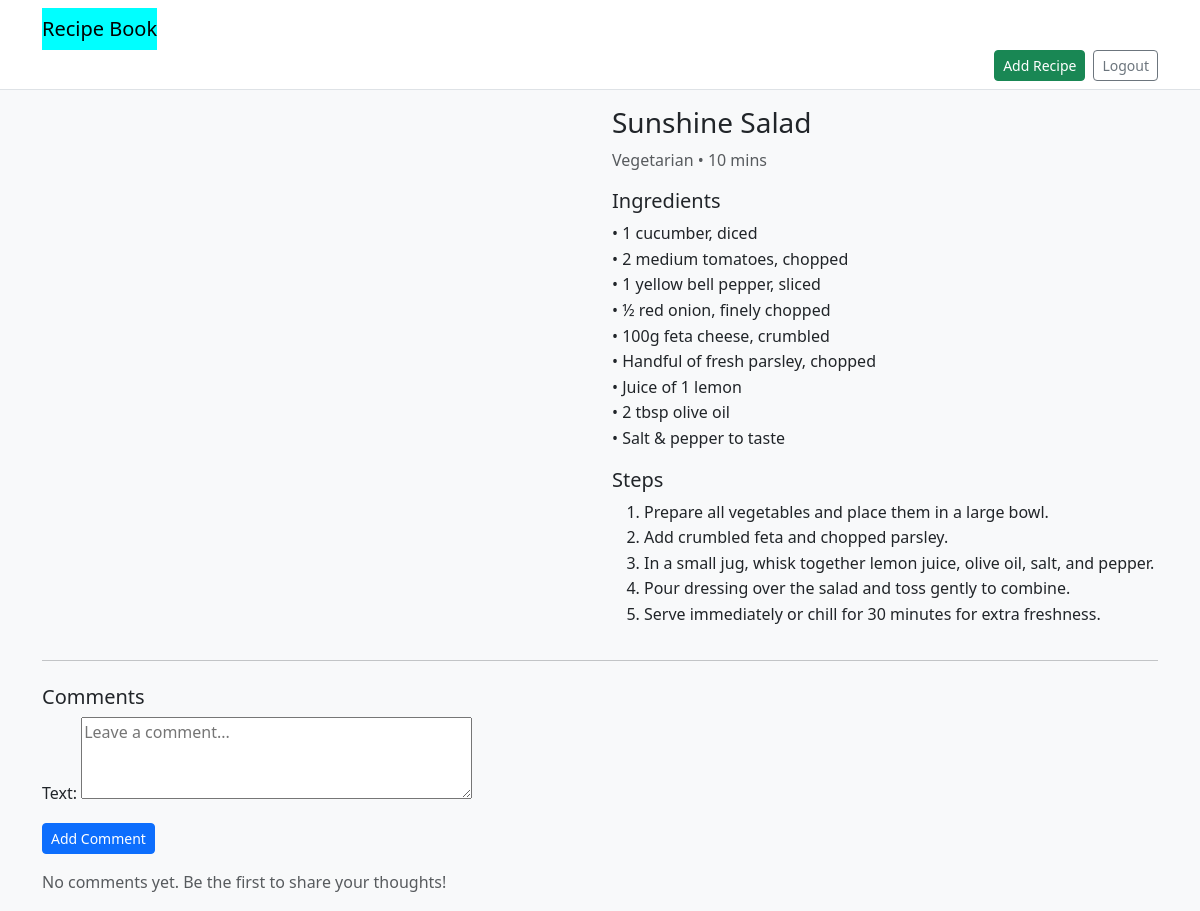
Page /recipe/4/ (signed in) on the earlier database version.
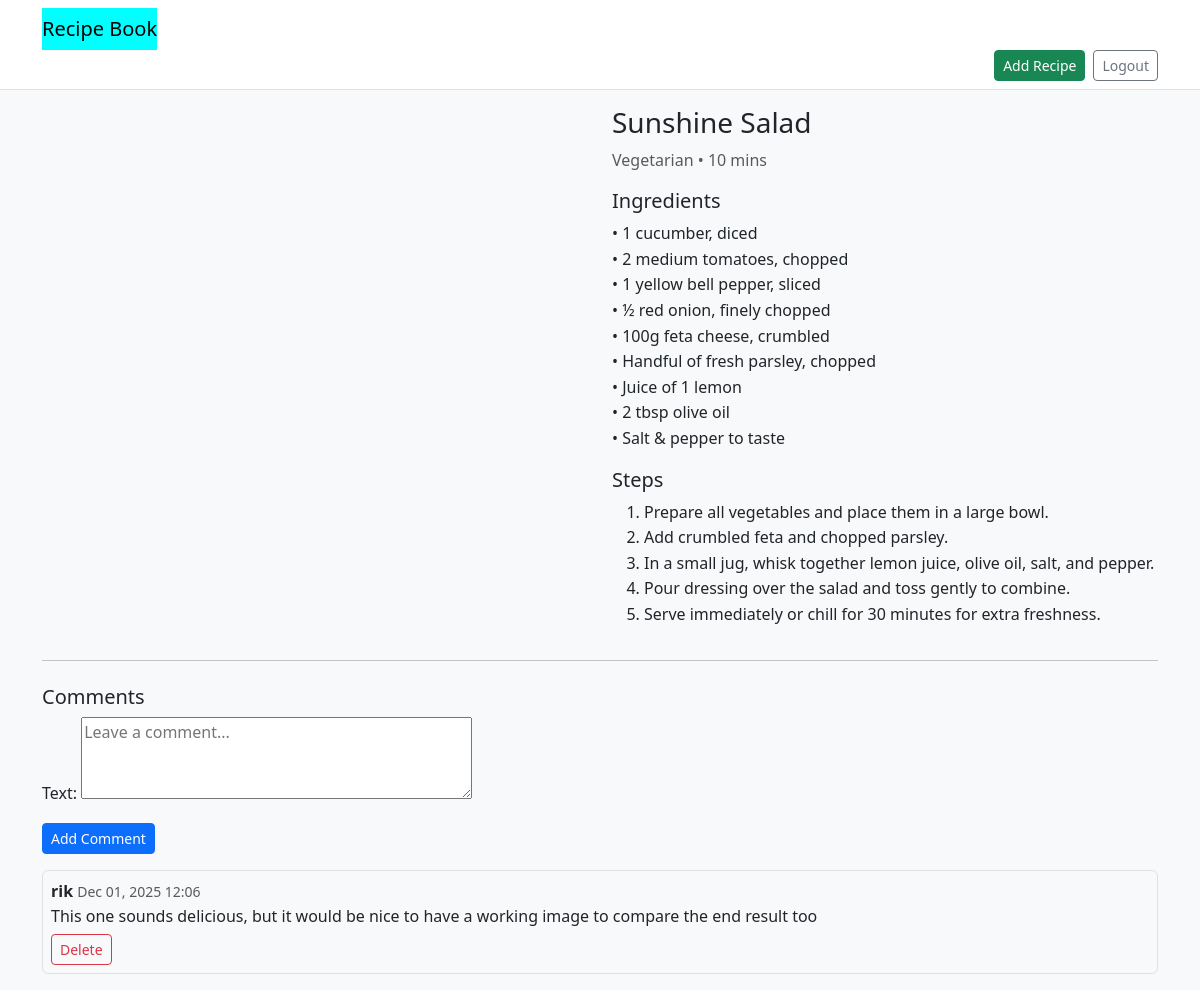
Same page on the later database version.
### recipes/models.py (models this page shows, shortened)
class Comment(models.Model):
    recipe = models.ForeignKey(
        Recipe,
        on_delete=models.CASCADE,
        related_name="comments"
    )
    author = models.ForeignKey(
        User,
        on_delete=models.CASCADE,
        related_name="comments"
    )
    text = models.TextField()
    created_at = models.DateTimeField(auto_now_add=True)
    class Meta:
        ordering = ['-created_at']

### recipes/views.py (the view, shortened to what this page needs)
# urls.py: path('recipe/<int:pk>/', views.RecipeDetailView.as_view(), name='recipe_detail'),
class RecipeDetailView(DetailView):
    model = Recipe
    template_name = 'recipes/recipe_detail.html'
    context_object_name = 'recipe'
    def get_context_data(self, **kwargs):
        context = super().get_context_data(**kwargs)
        recipe = self.get_object()
        context['comments'] = recipe.comments.all()
        context['form'] = CommentForm()
        return context

### recipes/forms.py
class CommentForm(forms.ModelForm):
    class Meta:
        model = Comment
        fields = ['text']
        widgets = {
            'text': forms.Textarea(attrs={
                'rows': 3,
                'placeholder': 'Leave a comment...'
            })
        }

### recipes/templates/recipes/recipe_detail.html (shortened to what this page needs)
{% extends 'recipes/base.html' %}
{% block content %}
<article class="row">
    <div class="col-12 col-lg-6 mb-3">
    </div>
    <div class="col-12 col-lg-6">
        <h1 class="h3">{{ recipe.title }}</h1>
        <p class="text-muted">{{ recipe.get_category_display }}{% if recipe.cook_time_minutes %} • {{ recipe.cook_time_minutes }} mins{% endif %}</p>
        <h2 class="h5 mt-3">Ingredients</h2>
        <ul class="list-unstyled">
            {% for line in recipe.ingredients.splitlines %}
            <li>• {{ line }}</li>
            {% endfor %}
        </ul>
        <h2 class="h5 mt-3">Steps</h2>
        <ol>
            {% for step in recipe.steps.splitlines %}
            <li>{{ step }}</li>
            {% endfor %}
        </ol>
    </div>
</article>
<hr>
<h2 class="h5 mt-4">Comments</h2>
{% if user.is_authenticated %}
  <form method="post" class="mb-3">
    {{ form.as_p }}
    <button type="submit" class="btn btn-primary btn-sm">Add Comment</button>
  </form>
{% else %}
  <p>You must <a href="{% url 'login' %}?next={{ request.path }}">log in</a> to leave a comment.</p>
{% endif %}
{% for comment in comments %}
  <div class="comment mb-3 p-2 border rounded">
    <strong>{{ comment.author.username }}</strong>
    <small class="text-muted">{{ comment.created_at|date:"M d, Y H:i" }}</small>
    <p class="mb-1">{{ comment.text }}</p>
    {% if user == recipe.owner or user == comment.author %}
      <a href="{% url 'comment_delete' comment.pk %}" class="btn btn-outline-danger btn-sm">Delete</a>
    {% endif %}
  </div>
{% empty %}
  <p class="text-muted">No comments yet. Be the first to share your thoughts!</p>
{% endfor %}
{% endblock %}

Differences in the rows shown:
added Comment: author.username "rik", created_at "Dec 01, 2025 12:06", text "This one sounds delicious, but it would be nice to have a working image to compare the end result too", shows "Delete"
Other differences:
text no longer shown: "No comments yet. Be the first to share your thoughts!"
